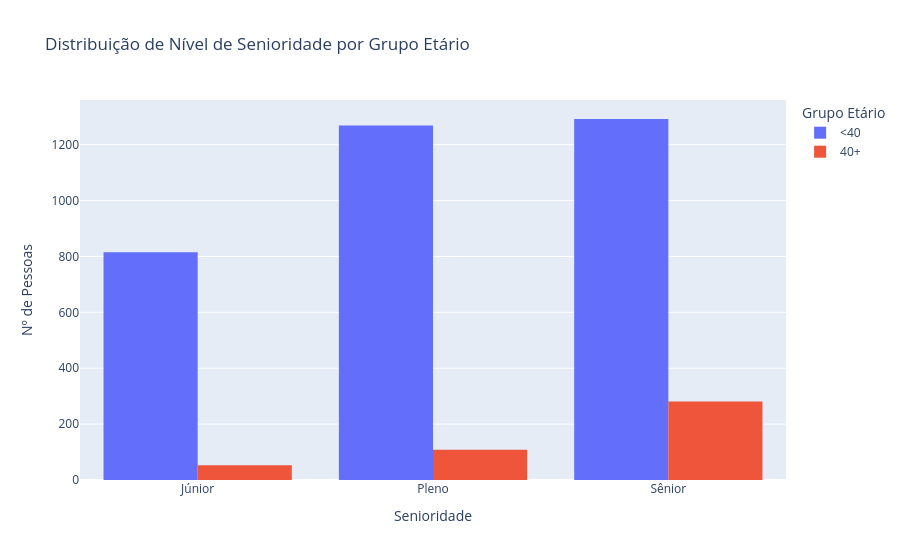

Notebook cell for this chart:
### Markdown cell above
#### H1. Profissionais 40+ enfrentam mais dificuldade para progredir na carreira?

Objetivo: Verificar se os profissionais com 40 anos ou mais estão concentrados em níveis mais baixos de senioridade.

- Variáveis:
  - `grupo_idade` (derivada de `1.a.1_faixa_idade`)
  - `2.g_nivel` (nível de senioridade)

### Code cell
g_h1 = px.histogram(
    df,
    x="2.g_nivel",
    color="grupo_idade",
    barmode="group",
    title="Distribuição de Nível de Senioridade por Grupo Etário",
    labels={"2.g_nivel": "Nível de Senioridade", "grupo_idade": "Grupo Etário"},
)

g_h1.update_layout(xaxis_title="Senioridade", yaxis_title="Nº de Pessoas")

g_h1.show()

### Figure 1 — Plotly figure (JSON) as saved in the notebook; plotly's stock layout.template omitted (floating-point values rounded to 4 significant figures; data arrays with more than 128 entries replaced by an {"elided": "..."} marker saying what was removed)
{"data": [{"alignmentgroup": "True", "bingroup": "x", "hovertemplate": "Grupo Etário=<40<br>Nível de Senioridade=%{x}<br>count=%{y}<extra></extra>", "legendgroup": "<40", "marker": {"color": "#636efa", "pattern": {"shape": ""}}, "name": "<40", "offsetgroup": "<40", "orientation": "v", "showlegend": true, "type": "histogram", "x": {"elided": "4400 str values"}, "xaxis": "x", "yaxis": "y"}, {"alignmentgroup": "True", "bingroup": "x", "hovertemplate": "Grupo Etário=40+<br>Nível de Senioridade=%{x}<br>count=%{y}<extra></extra>", "legendgroup": "40+", "marker": {"color": "#EF553B", "pattern": {"shape": ""}}, "name": "40+", "offsetgroup": "40+", "orientation": "v", "showlegend": true, "type": "histogram", "x": {"elided": "817 str values"}, "xaxis": "x", "yaxis": "y"}], "layout": {"barmode": "group", "legend": {"title": {"text": "Grupo Etário"}, "tracegroupgap": 0}, "title": {"text": "Distribuição de Nível de Senioridade por Grupo Etário"}, "xaxis": {"anchor": "y", "domain": [0, 1], "title": {"text": "Senioridade"}}, "yaxis": {"anchor": "x", "domain": [0, 1], "title": {"text": "Nº de Pessoas"}}}}
